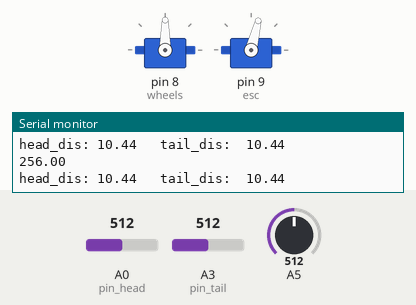
This sketch was run on a simulated Arduino Uno, built with avr-gcc and run on an emulated ATmega328P. On the bench: 2 × servo, the last lines printed to the serial monitor. Inputs (shaded band) come from the test bench; at power-on: A0 (pin_head) = 512, A3 (pin_tail) = 512, A5 = 512.

Above: at 4.2 s.
4.3 s: A0 (pin_head) set to 122
At 5.6 s:
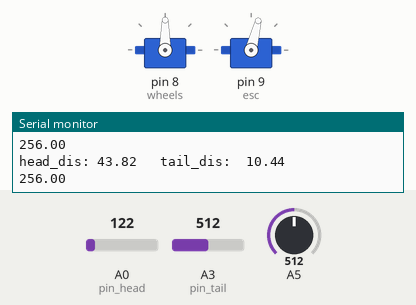
5.9 s: A3 (pin_tail) set to 209
At 6.7 s:
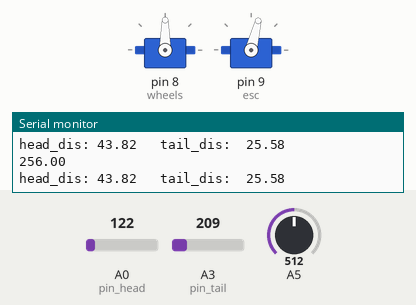
7.5 s: A3 (pin_tail) set to 183
At 8.7 s:
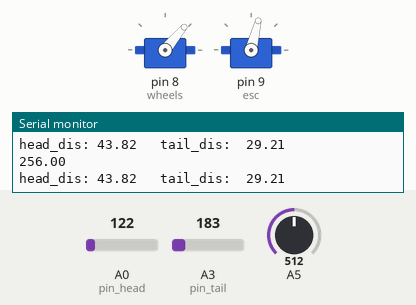
9.0 s: A0 (pin_head) set to 100
At 9.4 s:
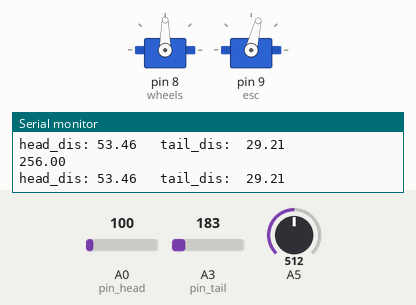
12.0 s: A0 (pin_head) set to 72
13.5 s: A0 (pin_head) set to 59
At 14.0 s:
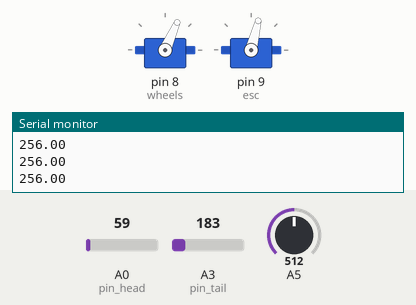
Timing chart, 0 to 16.0 s (numbered marks = the images above; inputs shaded):
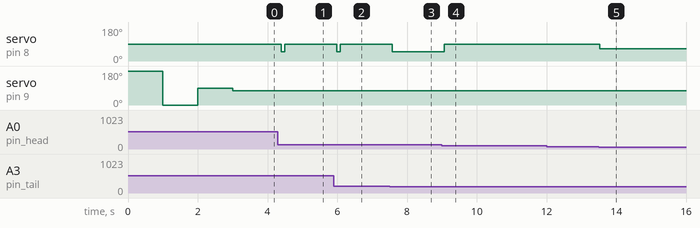

The sketch:

crawler_PIDFinal.ino
```cpp
#include <Servo.h>
#include <PID_v1.h>
#include <SoftwareSerial.h>

//create an xBee object
//SoftwareSerial xbee(2,3); // Rx, Tx


double Setpoint, Input, Output;
double Kp=3.0, Ki=0.00001, Kd=1.2;
PID myPID(&Input, &Output, &Setpoint, Kp, Ki, Kd, DIRECT);

Servo wheels; // servo for turning the wheels
Servo esc; // not actually a servo, but controlled like one!
bool startup = true; // used to ensure startup only happens once
int startupDelay = 1000; // time to pause at each calibration step
double maxSpeedOffset = 45; // maximum speed magnitude, in servo 'degrees'
//double maxWheelOffset = 85; // maximum wheel turn magnitude, in servo 'degrees'
double maxWheelOffset = 40; // maximum wheel turn magnitude, in servo 'degrees'

double wheelOffset = 0.0; // For Adjusting the wheel
double threshHoldDistance = 27.5 * 27.5;
//double threshHoldDistance = 69.85 * 69.85;

int pin_head = 0;
int pin_tail = 3;

double steerAngle = 0.0;
double car_length = 13;         //inches
//double car_length = 15;       //cm
//double wheelStartUpOffset = 0.0; // For Adjusting the steering

void setup()
{
//  xbee.begin(9600);
  Serial.begin(9600);
  wheels.attach(8); // initialize wheel servo to Digital IO Pin #8
  esc.attach(9); // initialize ESC to Digital IO Pin #9
  /*  If you're re-uploading code via USB while leaving the ESC powered on,
   *  you don't need to re-calibrate each time, and you can comment this part out.
   */
  calibrateESC();
    //initialize the variables we're linked to
  Input = calcDistance(getHeadDis(), getTailDis());
  Setpoint = threshHoldDistance;

  //turn the PID on
  myPID.SetOutputLimits(-0.5,0.5);
  myPID.SetMode(AUTOMATIC);


  setVelocity(0.3);
}


double getHeadDis() {
  double A1 = (double)analogRead(pin_head);
  double distance_head = exp(8.5841-log(A1));
//  Serial.println("head: "+ (String)distance_head);
  return distance_head;
}

double getTailDis() {
  double A2 = (double)analogRead(pin_tail);
  double distance_tail = exp(8.5841-log(A2));
//  Serial.println("tail: "+ (String)distance_tail);
  return distance_tail;
}

boolean compareHeadTail(double head, double tail) {
    if (abs(head-tail) < 2) {
      if (head < 0.7 * threshHoldDistance || head > 1.3 * threshHoldDistance) {
        return false;
      }
      else {
        return true;
      }
    }
    else {
      return false;
    }
}

boolean detectWall() {
    double distance = (double)analogRead(5) / 2;
    Serial.println(distance);
     if (distance < 15) {
      return true;
    } else {
      return false;
    }
}


double calcDistance(double head, double tail) {
  double distance_head = head;
  double distance_tail = tail;
//  Serial.println("head: " + (String)distance_head);
//  Serial.println("tail: " + (String)distance_tail);
  double distance = (car_length * car_length * distance_head * distance_head) / (car_length * car_length + (distance_head - distance_tail) * (distance_head - distance_tail));
//  Serial.println("distance:  " + (String)distance);
  return distance;
}

/* Calibrate the ESC by sending a high signal, then a low, then middle.*/
void calibrateESC(){
    esc.write(180); // full backwards
    delay(startupDelay);
    esc.write(0); // full forwards
    delay(startupDelay);
    esc.write(90); // neutral
    delay(startupDelay);
    esc.write(90); // reset the ESC to neutral (non-moving) value
}

void steerLeft(double d)
{
//  Serial.write("Steer Left:");
//  Serial.write("\n");

  if( (d >= 0.0 ) && (d <= 1.0))
  {
    double temp = min( (d * maxWheelOffset + wheelOffset), maxWheelOffset);

    wheels.write(70 + temp);
  }
}

void steerRight(double d)
{
//  Serial.write("Steer Right:");
//  Serial.write("\n");

  if( (d >= 0.0 ) && (d <= 1.0))
  {
    double temp = min( (d * maxWheelOffset + wheelOffset), maxWheelOffset);
//    Serial.println("temp :  "+ (String)temp);

    wheels.write(70 - temp);
  }
}
/*
  Set the velocity of the car. Control the back and forward directions.
  Input s > 0 will go forward, and s < 0 will go backward.
  The input should between (-1 , 1).

*/
void setVelocity(double s)
{
  if( (s >= -1.0 ) && (s <= 1.0))
  {
    esc.write(90 - (s * maxSpeedOffset));
  }
}


void loop()
{
//  if (xbee.available() > 0) {
//    String msg  = "";
//    while(xbee.available() > 0) {
//      msg += char(xbee.read());
//    }
//    if (msg.equals("START\n")) {
//      Serial.println(msg);
//      setVelocity(0.35);
//
//    } else if (msg.equals("STOP\n")) {
//      Serial.println(msg);
//      setVelocity(0.0);
//    }
//  } else {
//      double head_dis = getHeadDis();
//      double tail_dis = getTailDis();
//      Serial.println("head_dis: " + (String)head_dis + "   tail_dis:  "+ (String)tail_dis);
//      Input = calcDistance(getHeadDis(), getTailDis());
//      myPID.Compute();
//      Serial.println(Output);
//      xbee.println(Output);
//      steer(Output);
//      if (Output < 0) {
//        steerRight(-Output);
//      } else {
//        steerLeft(Output);
//      }
//  }
//delay(100);
  int count = 0;
  double head_dis = getHeadDis();
  double tail_dis = getTailDis();
  if (head_dis < 80 && tail_dis < 80) {
    Serial.println("head_dis: " + (String)head_dis + "   tail_dis:  "+ (String)tail_dis);
    Input = calcDistance(getHeadDis(), getTailDis());
    myPID.Compute();
    if (Output < 0) {
       steerRight(-Output);
    } else {
       steerLeft(Output);
    }
  } else {
    steerRight(0.1);
  }
  if (detectWall()) {
    count++;
    if (count == 3) {
      setVelocity(0.0);
    }
  } else{
    count = 0;
  }
  delay(50);
}
```

Measured:
- the behaviour switches between 194 and 193 on A3 (pin_tail) (found by bisection; images 2 and 3)
- the behaviour switches between 113 and 112 on A0 (pin_head) (found by bisection; images 3 and 4)
- the behaviour switches between 67 and 66 on A0 (pin_head) (found by bisection; images 4 and 5)
- after the input at 4.3 s, servo on pin 8 (wheels): 90° → 50° after 0.09 s, → 90° 0.11 s later
- after the input at 5.9 s, servo on pin 8 (wheels): 90° → 50° after 0.08 s, → 90° 0.11 s later
- after the input at 7.5 s, servo on pin 8 (wheels): 90° → 50° after 0.08 s
- after the input at 9.0 s, servo on pin 8 (wheels): 50° → 90° after 0.07 s
- after the input at 13.5 s, servo on pin 8 (wheels): 90° → 66° at once
